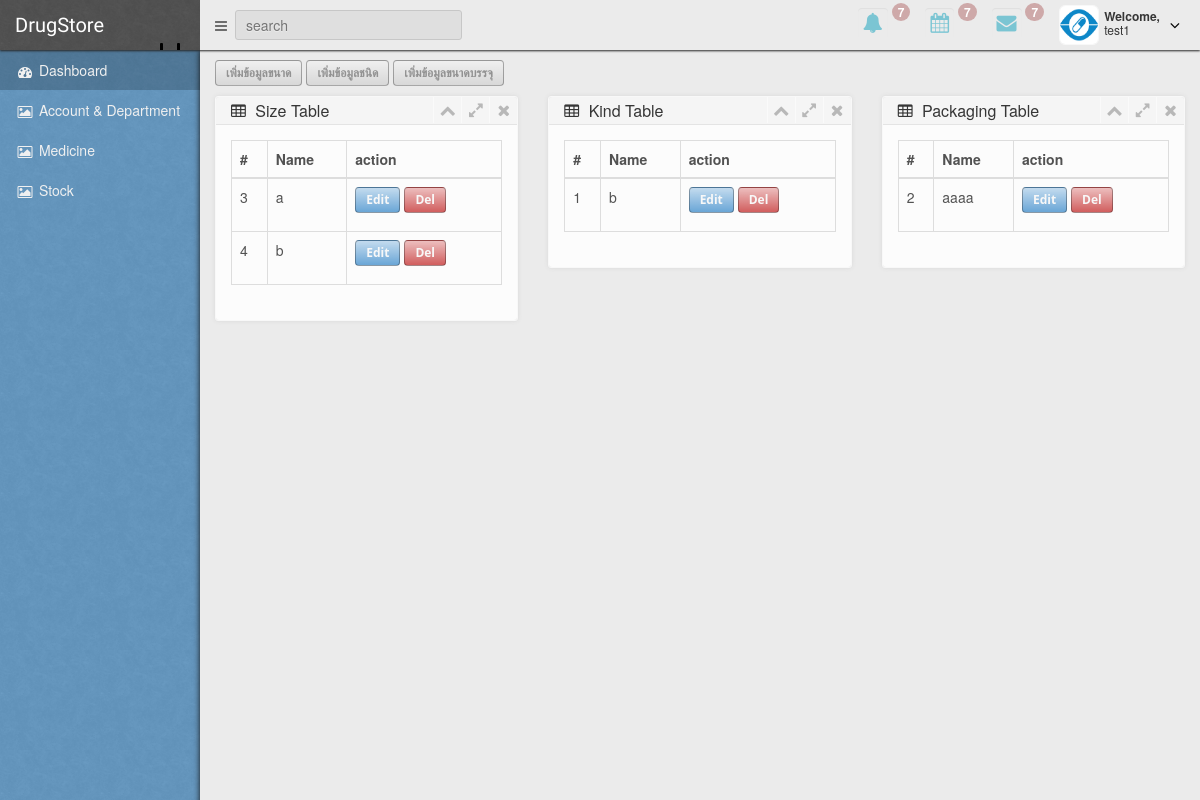
The page /index.php?g=medicine&p=unit (signed in) on the database its author committed.
### tables this page shows
CREATE TABLE IF NOT EXISTS `med_size` (
`id` int(11) NOT NULL,
  `size_name` varchar(255) NOT NULL
);

CREATE TABLE IF NOT EXISTS `med_kind` (
`id` int(11) NOT NULL,
  `kind_name` varchar(255) NOT NULL
);

CREATE TABLE IF NOT EXISTS `packaging` (
`id` int(11) NOT NULL,
  `packaging_name` varchar(255) NOT NULL
);

### controller/medicine.php (called while the page is built, shortened)
<?php
class MedicineModel extends Manager {
    public static function getMedSize () {
        $cn = self::getCn();
        $sql = "SELECT * FROM med_size";
        return $cn->query($sql);
    }
    public static function getMedKind () {
        $cn = self::getCn();
        $sql = "SELECT * FROM med_kind";
        return $cn->query($sql);
    }
    public static function getMedPackaging () {
        $cn = self::getCn();
        $sql = "SELECT * FROM packaging";
        return $cn->query($sql);
    }
}
?>

### view/medicine/unit.php (the view, shortened to what this page needs)
<?php
require_once 'controller/medicine.php';
$medSize = MedicineModel::getMedSize();
$medKind = MedicineModel::getMedKind();
$medPack = MedicineModel::getMedPackaging();
?>
<button type="button" class="btn btn-default" onclick="window.location.href='index.php?g=medicine&p=add_unit_size'">เพิ่มข้อมูลขนาด</button>
<button type="button" class="btn btn-default" onclick="window.location.href='index.php?g=medicine&p=add_unit_kind'">เพิ่มข้อมูลชนิด</button>
<button type="button" class="btn btn-default" onclick="window.location.href='index.php?g=medicine&p=add_unit_packaging'">เพิ่มข้อมูลขนาดบรรจุ</button>
<div class="row">
    <div class="col-xs-12 col-sm-4">
        <div class="box ui-draggable ui-droppable">
            <div class="box-header">
                <div class="box-name">
                    <i class="fa fa-table"></i>
                    <span>Size Table</span>
                </div>
                <div class="box-icons">
                    <a class="collapse-link">
                        <i class="fa fa-chevron-up"></i>
                    </a>
                    <a class="expand-link">
                        <i class="fa fa-expand"></i>
                    </a>
                    <a class="close-link">
                        <i class="fa fa-times"></i>
                    </a>
                </div>
            </div>
            <div class="box-content">
                <table class="table table-bordered">
                    <thead>
                    <tr>
                        <th>#</th>
                        <th>Name</th>
                        <th>action</th>
                    </tr>
                    </thead>
                    <tbody>
                    <?php
                        foreach ($medSize as $ms ) {
                            $id = $ms['id'];
                            echo <<<HTML
                        <tr>
                        <td>{$ms['id']}</td>
                        <td>{$ms['size_name']}</td>
                        <td><button type="button" class="btn btn-primary" onclick="window.location.href='index.php?g=medicine&p=edit_unit_size&id={$id}'">Edit</button> <button type="button" class="btn btn-danger" onclick="window.location.href='action/medicine/med_size_del.php?id={$ms['id']}'">Del</button></td>
                    </tr>
HTML;
                        }
                    ?>
                    </tbody>
                </table>
            </div>
        </div>
    </div>
    <div class="col-xs-12 col-sm-4">
        <div class="box ui-draggable ui-droppable">
            <div class="box-header">
                <div class="box-name">
                    <i class="fa fa-table"></i>
                    <span>Kind Table</span>
                </div>
                <div class="box-icons">
                    <a class="collapse-link">
                        <i class="fa fa-chevron-up"></i>
                    </a>
                    <a class="expand-link">
                        <i class="fa fa-expand"></i>
                    </a>
                    <a class="close-link">
                        <i class="fa fa-times"></i>
                    </a>
                </div>
            </div>
            <div class="box-content">
                <table class="table table-bordered">
                    <thead>
                    <tr>
                        <th>#</th>
                        <th>Name</th>
                        <th>action</th>
                    </tr>
                    </thead>
                    <tbody>
                    <?php
                    foreach ($medKind as $mk ) {
                        $mkid = $mk['id'];
                        echo <<<HTML
                        <tr>
                        <td>{$mk['id']}</td>
                        <td>{$mk['kind_name']}</td>
                        <td><button type="button" class="btn btn-primary" onclick="window.location.href='index.php?g=medicine&p=edit_unit_kind&id={$mkid}'">Edit</button> <button type="button" class="btn btn-danger" onclick="window.location.href='action/medicine/med_kind_del.php?id={$mkid}'">Del</button></td>
                    </tr>
HTML;
                    }
                    ?>
                    </tbody>
                </table>
            </div>
        </div>
    </div>
    <div class="col-xs-12 col-sm-4">
        <div class="box ui-draggable ui-droppable">
            <div class="box-header">
                <div class="box-name">
                    <i class="fa fa-table"></i>
                    <span>Packaging Table</span>
                </div>
                <div class="box-icons">
                    <a class="collapse-link">
                        <i class="fa fa-chevron-up"></i>
                    </a>
                    <a class="expand-link">
                        <i class="fa fa-expand"></i>
                    </a>
                    <a class="close-link">
                        <i class="fa fa-times"></i>
                    </a>
                </div>
            </div>
            <div class="box-content">
                <table class="table table-bordered">
                    <thead>
                    <tr>
                        <th>#</th>
                        <th>Name</th>
                        <th>action</th>
                    </tr>
                    </thead>
                    <tbody>
                    <?php
                    foreach ($medPack as $mp ) {
                        $mpid = $mp['id'];
                        echo <<<HTML
                        <tr>
                        <td>{$mp['id']}</td>
                        <td>{$mp['packaging_name']}</td>
                        <td><button type="button" class="btn btn-primary" onclick="window.location.href='index.php?g=medicine&p=edit_unit_packaging&id={$mpid}'">Edit</button> <button type="button" class="btn btn-danger" onclick="window.location.href='action/medicine/med_packaging_del.php?id={$mpid}'">Del</button></td>
                    </tr>
HTML;
                    }
                    ?>
                    </tbody>
                </table>
            </div>
        </div>
    </div>
</div>

### rows shown on the page
med_size: id "3", size_name "a"
med_size: id "4", size_name "b"
med_kind: id "1", kind_name "b"
packaging: id "2", packaging_name "aaaa"

### other values the page prints
$_SESSION['user'] "test1"
